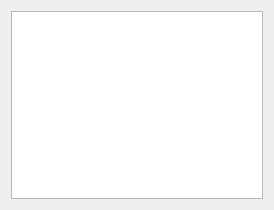
<?xml version="1.0" encoding="UTF-8"?>
<ui version="4.0">
 <class>LogWidget</class>
 <widget class="QWidget" name="LogWidget">
  <property name="geometry">
   <rect>
    <x>0</x>
    <y>0</y>
    <width>274</width>
    <height>210</height>
   </rect>
  </property>
  <property name="windowTitle">
   <string>Output</string>
  </property>
  <layout class="QVBoxLayout" name="verticalLayout">
   <item>
    <widget class="QTextEdit" name="editOutput">
     <property name="readOnly">
      <bool>true</bool>
     </property>
    </widget>
   </item>
  </layout>
 </widget>
 <resources/>
 <connections/>
</ui>
